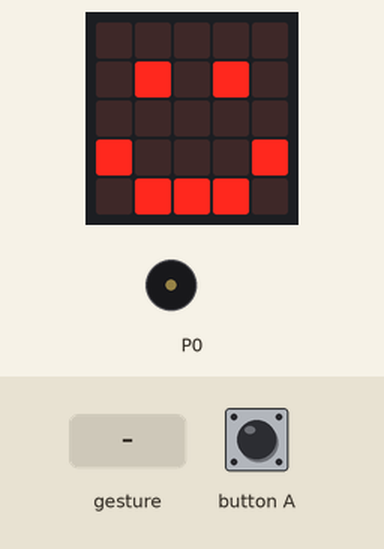
Simulated run of this program. Board: BBC micro:bit running MicroPython. On the bench: the board's 5×5 LED display, buzzer (waves = sounding). The inputs (shaded band) are chosen by the test bench. A tilt is held for 1.5 s and a shake lasts 1 s, then the board lies face up again.

Above: at 1.2 s.
1.3 s: gesture 'shake'
At 2.8 s:
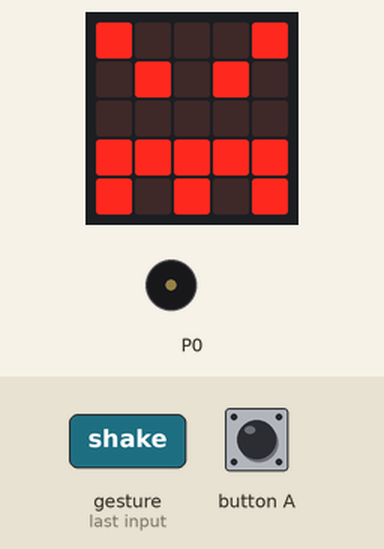
4.3 s: button A pressed for 0.15 s
At 4.37 s:
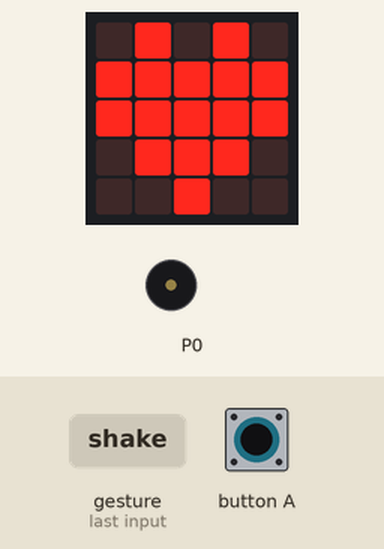
5.9 s: gesture 'face down'
At 6.3 s:
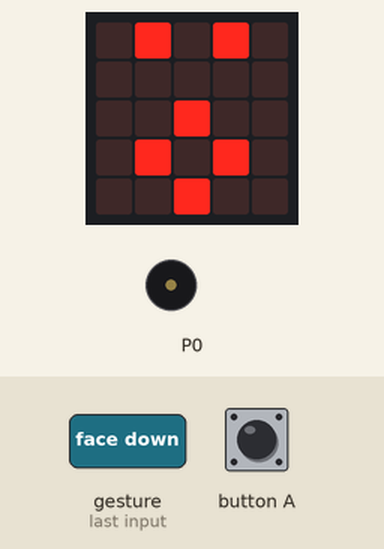
8.9 s: button A pressed for 3.2 s
At 9.7 s:
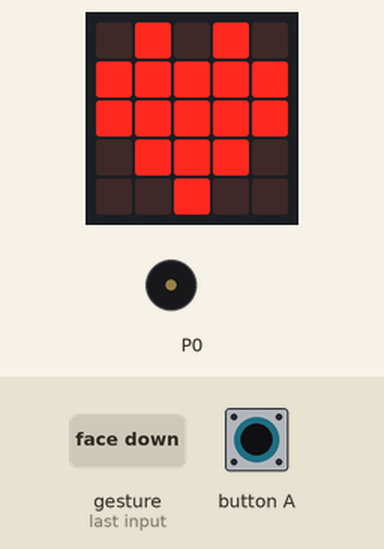
Timing chart, 0 to 11.9 s (numbered marks = the images above; inputs shaded):
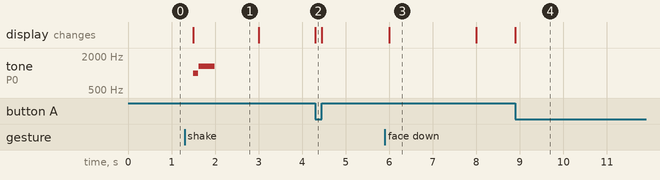

Measured:
- after the input at 1.3 s, tone on P0: silent → 988 Hz after 0.20 s, → silent 0.12 s later, → 1319 Hz 0.01 s later, → silent 0.36 s later; the display: changes after 0.20 s (image 1)
- after the input at 4.3 s, the display: changes at once (image 2)
- after the input at 5.9 s, the display: changes after 0.10 s (image 3)
- after the input at 8.9 s, the display: changes at once (image 4)
- what the display in image 1 shows lasts 1.5 s, from 1.5 s to 3.0 s
- what the display in image 3 shows lasts 2.0 s, from 6.0 s to 8.0 s

The program:

20250611_123354_main.py
```python
# Import the necessary micro:bit libraries
from microbit import *
import music
import random

# This is the main loop that runs forever
while True:
    # Check if the micro:bit has been shaken
    if accelerometer.was_gesture("shake"):
        display.show(Image.ANGRY)  # Show an angry face
        music.play(music.BA_DING)     # Play an angry-sounding noise
        sleep(1000)                   # Stay angry for 1 second

    # Check if the micro:bit is face down
    elif accelerometer.is_gesture("face down"):
        display.show(Image.SURPRISED) # Show a surprised face
        sleep(1000)                   # Stay surprised for 1 second

    # Check if button A is being pressed (like petting it)
    elif button_a.is_pressed():
        display.show(Image.HEART)     # Show a heart

    # If nothing is happening, just be happy
    else:
        display.show(Image.HAPPY)     # Show a happy face
```
